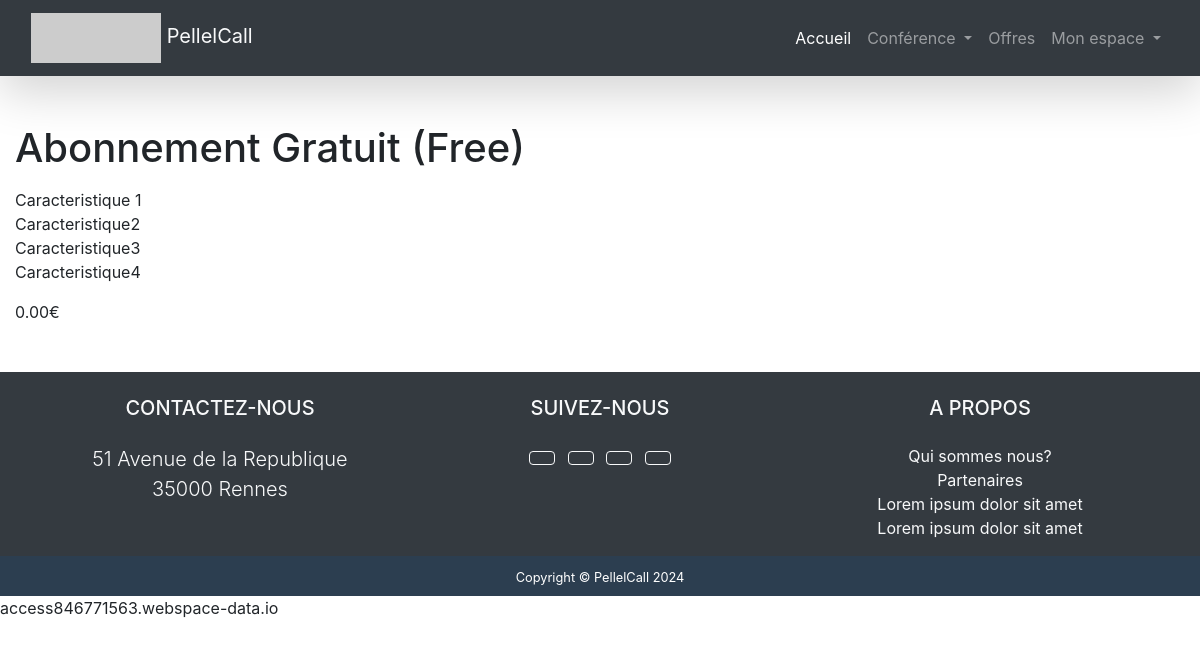
The app's page /meeting/offer/1 (signed in) with its own data.
### meeting/models.py (models this page shows, shortened)
class Offer(models.Model):
    title = models.CharField(max_length=255, verbose_name="titre")
    description = models.TextField()
    price = models.DecimalField(verbose_name="prix", max_digits=10, decimal_places=2)
    users = models.ManyToManyField(User, through="Souscription", verbose_name="Utilisateurs souscrits", related_name="offers")
    class Meta:
        verbose_name = "offre"

### meeting/views.py (the view)
# urls.py: url(r"^offer/(?P<pk>\d+)$", views.OfferDetailView.as_view(), name="offer_detail"),
class OfferDetailView(DetailView):
    model = Offer
    context_object_name = 'offer'
    template_name='meeting/offer_detail.html'

### meeting/templates/meeting/offer_detail.html (shortened to what this page needs)
{% extends 'base.html' %}
{% block othercss %}
    {% load static %}
    <link rel="stylesheet" href="{% static 'meeting/css/offer.css' %}">
{% endblock %}
{% block content %}
{% if user.is_authenticated %}
    <h1>{{offer.title}}</h1>
    <p>{{offer.description|linebreaks}}</p>
    <p>{{offer.price}}€</p>
{% else %}
    <p>Vous devez vous connecter d'abord</p>
{% endif %}
{% endblock %}

### static/css/index.css (style rules this page uses)
html, body { height: 100%; }

### records on screen
Offer: title "Abonnement Gratuit (Free)", description "Caracteristique 1 Caracteristique2 Caracteristique3 Caracteristique4", price "0.00"
